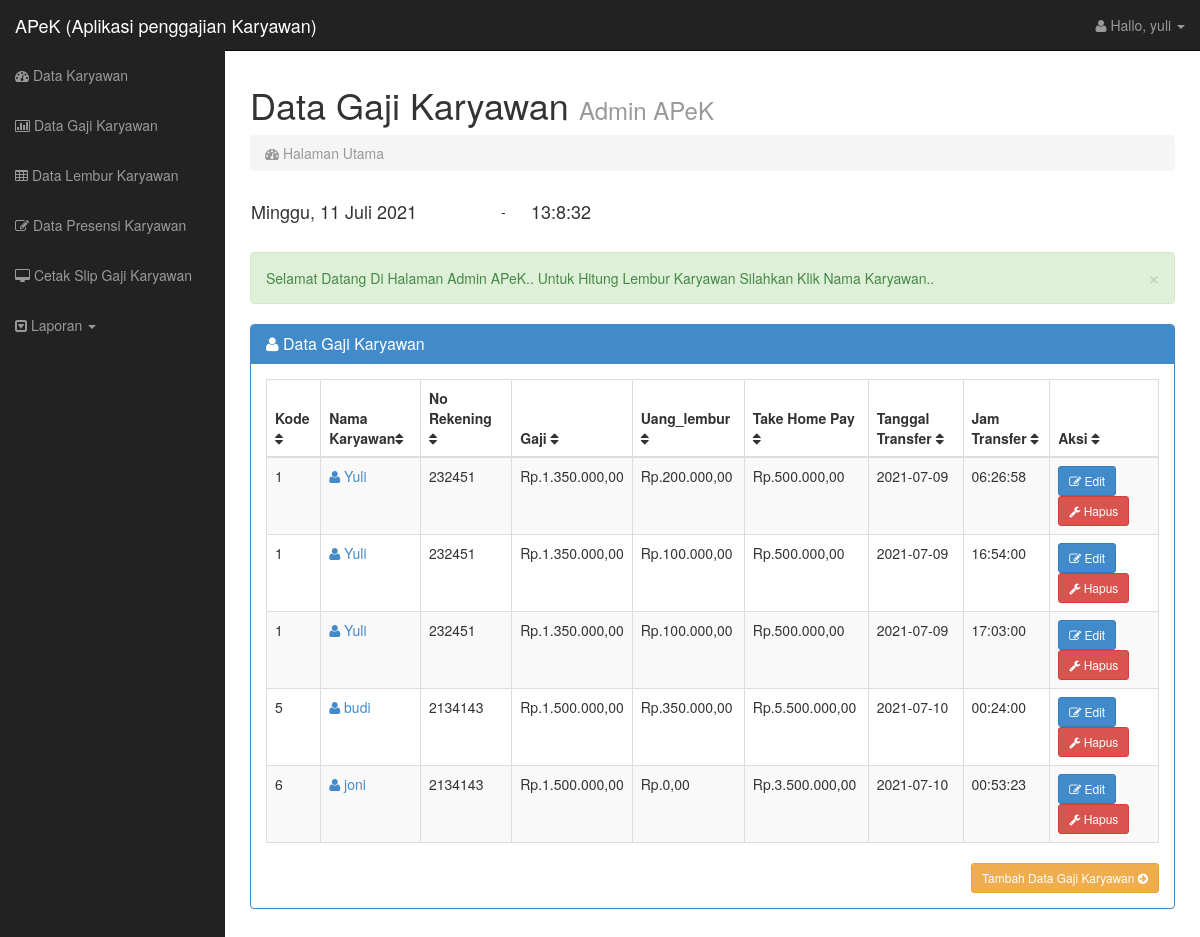
/users/layout.php?page=gList (signed in), run on the app's committed database.
### tables this page shows
CREATE TABLE IF NOT EXISTS `tbl_gaji` (
  `gaji_id` int NOT NULL AUTO_INCREMENT,
  `kode_kar` int DEFAULT NULL,
  `jam_lembur` date DEFAULT NULL,
  `uang_lembur` double DEFAULT NULL,
  `total_gaji` double DEFAULT NULL,
  `bulan_transfer` char(15) DEFAULT NULL,
  `tgl_transfer` date DEFAULT NULL,
  `jam_transfer` time DEFAULT NULL,
  PRIMARY KEY (`gaji_id`),
  KEY `kode_kar` (`kode_kar`),
  CONSTRAINT `FK_tbl_gaji_tbl_karyawan` FOREIGN KEY (`kode_kar`) REFERENCES `tbl_karyawan` (`kode_kar`) ON DELETE CASCADE ON UPDATE CASCADE
);

CREATE TABLE IF NOT EXISTS `tbl_karyawan` (
  `kode_kar` int NOT NULL AUTO_INCREMENT,
  `nama_kar` char(30) DEFAULT NULL,
  `alamat` char(100) DEFAULT NULL,
  `no_rek` char(30) DEFAULT NULL,
  `posisi_kar` char(50) DEFAULT NULL,
  `gajiBersih` double DEFAULT NULL,
  PRIMARY KEY (`kode_kar`)
);

### users/gajiList.php (the view)
<div class="col-lg-12">
    <h1> Data Gaji Karyawan <small>Admin APeK</small></h1>
    <ol class="breadcrumb">
        <li class="active"><i class="fa fa-dashboard"></i> Halaman Utama </li>
    </ol>
    <table width="900">
        <tr>
            <td width="250"><div class="Tanggal"><h4><script language="JavaScript">document.write(tanggallengkap);</script></div></h4></td>
            <td align="left" width="30"> - </td>
            <td align="left" width="620"> <h4><div id="output" class="jam" ></div></h4></td>
        </tr>
    </table>
    <br />
    <div class="alert alert-success alert-dismissable">
        <button type="button" class="close" data-dismiss="alert" aria-hidden="true">&times;</button>
        Selamat Datang Di Halaman Admin APeK.. Untuk Hitung Lembur Karyawan Silahkan Klik Nama Karyawan..
    </div>
</div>
<div class="col-lg-12">
    <div class="panel panel-primary">
        <div class="panel-heading">
            <h3 class="panel-title"><i class="fa fa-user"></i> Data Gaji Karyawan </h3>
        </div>
        <div class="panel-body">
            <div class="table-responsive">
            <?php
                $tampil= mysqli_query($con, "SELECT g.*, k.nama_kar, k.no_rek, k.gajiBersih
                                            FROM tbl_gaji g
                                            Left Join tbl_karyawan k on g.kode_kar = k.kode_kar");
            ?>
                <table class="table table-bordered table-hover table-striped tablesorter">
                    <thead>
                        <tr>
                            <th>Kode<i class="fa fa-sort"></i></th>
                            <th>Nama Karyawan<i class="fa fa-sort"></i></th>
                            <th>No Rekening <i class="fa fa-sort"></i></th>
                            <th>Gaji <i class="fa fa-sort"></i></th>
                            <th>Uang_lembur <i class="fa fa-sort"></i></th>
                            <th>Take Home Pay <i class="fa fa-sort"></i></th>
                            <th>Tanggal Transfer <i class="fa fa-sort"></i></th>
                            <th>Jam Transfer <i class="fa fa-sort"></i></th>
                            <th>Aksi <i class="fa fa-sort"></i></th>
                        </tr>
                    </thead>
                    <tbody>
                    <?php while($data=mysqli_fetch_array($tampil)) { ?>
                    <tr>
                        <td><?php echo $data['kode_kar'];?></td>
                        <td><a href="gaji.php?hal=edit&kd=<?php echo $data['kode_kar'];?>"><i class="fa fa-user"></i> <?php echo $data['nama_kar']; ?></a></td>
                        <td><?php echo $data['no_rek']; ?></td>
                        <td>Rp.<?php echo number_format($data['gajiBersih'],2,",",".");?></td>
                        <td>Rp.<?php echo number_format($data['uang_lembur'],2,",",".");?></td>
                        <td>Rp.<?php echo number_format($data['total_gaji'],2,",",".");?></td>
                        <td><?php echo $data['tgl_transfer'];?></td>
                        <td><?php echo $data['jam_transfer']; ?></td>
                        <td>
                            <a class="btn btn-sm btn-primary" href="layout.php?page=gEdit&id=<?php echo $data['gaji_id'];?>"><i class="fa fa-edit"></i> Edit</a>
                            <a class="btn btn-sm btn-danger" href="layout.php?page=gDel&id=<?php echo $data['gaji_id'];?>"><i class="fa fa-wrench"></i> Hapus</a>
                        </td>
                    </tr>
                    <?php } ?>
                    </tbody>
                </table>
            </div>
            <div class="text-right">
                <a href="layout.php?page=gCreate" class="btn btn-sm btn-warning">Tambah Data Gaji Karyawan <i class="fa fa-arrow-circle-right"></i></a>
            </div>
        </div>
    </div>
</div>

### users/layout.php (shortened to what this page needs)
<?php
include "../koneksi.php";
?>
<!DOCTYPE html>
<html lang="en">
  <head>
    <link href="../assets/css/bootstrap.css" rel="stylesheet">
    <link rel="stylesheet" href="../assets/font-awesome/css/font-awesome.min.css">
    <link href="../assets/css/sb-admin.css" rel="stylesheet">
</head>
<body>
    <div id="wrapper">
        <nav class="navbar navbar-inverse navbar-fixed-top" role="navigation">
            <div class="navbar-header">
                <a class="navbar-brand" href="index.php">APeK (Aplikasi penggajian Karyawan)</a>
            </div>
            <div class="collapse navbar-collapse navbar-ex1-collapse">
                <ul class="nav navbar-nav side-nav">
                    <li><a href="layout.php?page=i"><i class="fa fa-dashboard"></i> Data Karyawan</a></li>
                    <li><a href="layout.php?page=gList"><i class="fa fa-bar-chart-o"></i> Data Gaji Karyawan</a></li>
                    <li><a href="layout.php?page=lList"><i class="fa fa-table"></i> Data Lembur Karyawan</a></li>
                    <li><a href="layout.php?page=dataPresensi"><i class="fa fa-edit"></i> Data Presensi Karyawan</a></li>
                    <li><a href="layout.php?page=sList"><i class="fa fa-desktop"></i> Cetak Slip Gaji Karyawan</a></li>
                    <li class="dropdown">
                        <a href="#" class="dropdown-toggle" data-toggle="dropdown"><i class="fa fa-caret-square-o-down"></i> Laporan <b class="caret"></b></a>
                    </li>
                </ul>
                <ul class="nav navbar-nav navbar-right navbar-user">
                    <li class="dropdown user-dropdown">
                        <a href="#" class="dropdown-toggle" data-toggle="dropdown"><i class="fa fa-user"></i> Hallo,
                        <?php echo $_SESSION['username']; ?>
                        <b class="caret"></b></a>
                    </li>
                </ul>
            </div>
        </nav>
        <div id="page-wrapper">
            <div class="row">
                <?php
                    if(isset($_REQUEST["page"])) {
                        switch($_REQUEST["page"]){
                            case "gList" : include("gajiList.php");break;
                        }
                    } else {
                        include("KaryawanList.php");
                    }
                ?>
            </div>
        </div>
    </div>
</body>
</html>

### assets/css/sb-admin.css (style rules this page uses)
body { margin-top: 50px; }
#wrapper { padding-left: 0; }
#page-wrapper { width: 100%; padding: 5px 15px; }
table.tablesorter thead { cursor: pointer; }
@media (min-width:768px) { #wrapper { padding-left: 225px; } }
@media (min-width:768px) { #page-wrapper { padding: 15px 25px; } }
@media (min-width:768px) { .side-nav { margin-left: -225px; left: 225px; width: 225px; position: fixed; top: 50px; height: 100%; border-radius: 0; border: none; background-color: #222222; overflow-y: auto; } }
@media (min-width:768px) { .side-nav>li>a { width: 225px; } }
@media (min-width:768px) { .navbar-collapse { padding-left: 15px !important; padding-right: 15px !important; } }

### data on the page
tbl_gaji: kode_kar "1", kode_kar.nama_kar "Yuli", kode_kar.no_rek "232451", kode_kar.gajiBersih "1.350.000,00", uang_lembur "200.000,00", total_gaji "500.000,00", tgl_transfer "2021-07-09", jam_transfer "06:26:58"
tbl_gaji: kode_kar "1", kode_kar.nama_kar "Yuli", kode_kar.no_rek "232451", kode_kar.gajiBersih "1.350.000,00", uang_lembur "100.000,00", total_gaji "500.000,00", tgl_transfer "2021-07-09", jam_transfer "16:54:00"
tbl_gaji: kode_kar "1", kode_kar.nama_kar "Yuli", kode_kar.no_rek "232451", kode_kar.gajiBersih "1.350.000,00", uang_lembur "100.000,00", total_gaji "500.000,00", tgl_transfer "2021-07-09", jam_transfer "17:03:00"
tbl_gaji: kode_kar "5", kode_kar.nama_kar "budi", kode_kar.no_rek "2134143", kode_kar.gajiBersih "1.500.000,00", uang_lembur "350.000,00", total_gaji "5.500.000,00", tgl_transfer "2021-07-10", jam_transfer "00:24:00"
tbl_gaji: kode_kar "6", kode_kar.nama_kar "joni", kode_kar.no_rek "2134143", kode_kar.gajiBersih "1.500.000,00", uang_lembur "0,00", total_gaji "3.500.000,00", tgl_transfer "2021-07-10", jam_transfer "00:53:23"

### other printed values
$_SESSION['username'] "yuli"
